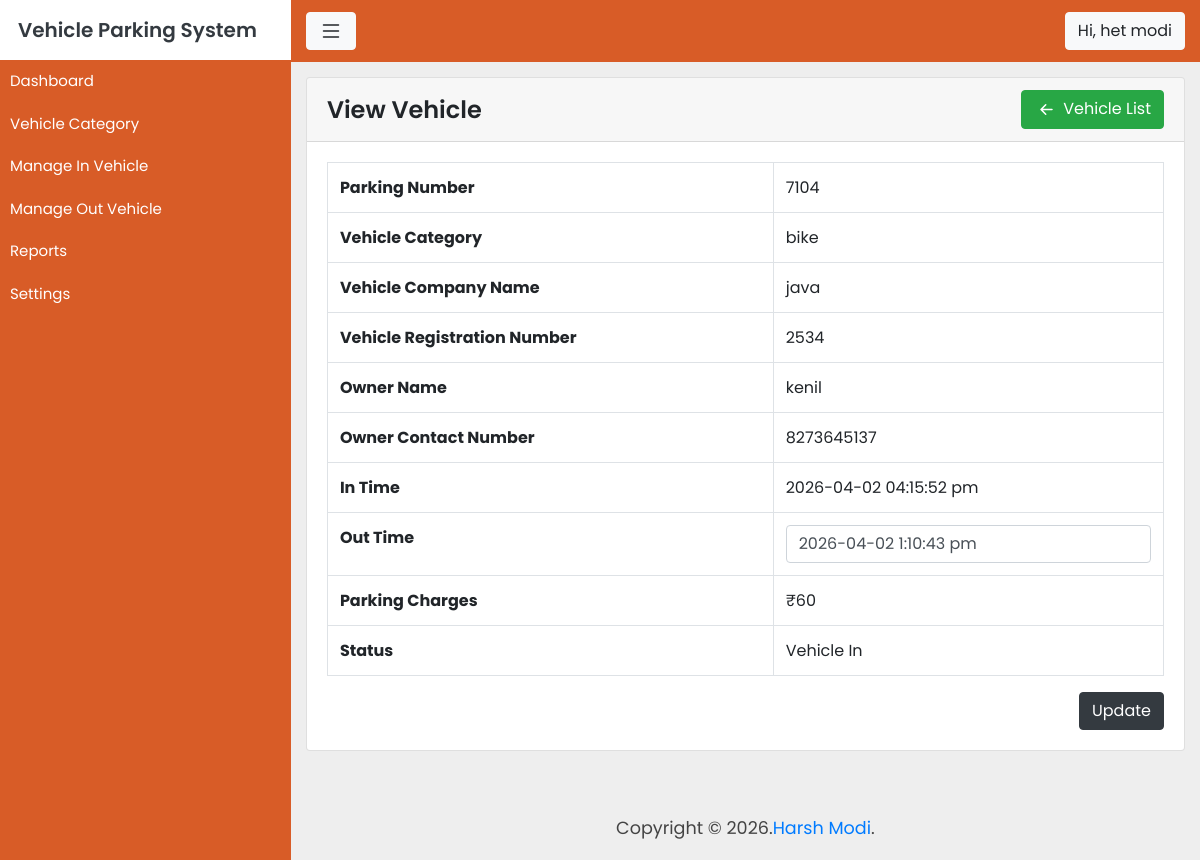
The page /view-vehicle.php?veid=33 (signed in) on the database its author committed.
### tables this page shows
CREATE TABLE `vehicle` (
  `id` int(11) NOT NULL,
  `parking_number` int(11) NOT NULL,
  `vehicle_cat` int(11) NOT NULL,
  `vehicle_company` varchar(255) NOT NULL,
  `reg_number` varchar(255) NOT NULL,
  `owner_name` varchar(255) NOT NULL,
  `owner_contact` varchar(255) NOT NULL,
  `vehicle_intime` datetime NOT NULL,
  `vehicle_outtime` datetime DEFAULT NULL,
  `parking_charges` int(11) DEFAULT NULL,
  `remark` varchar(255) DEFAULT NULL,
  `vehicle_status` int(11) NOT NULL
);

CREATE TABLE `vehicle_category` (
  `id` int(11) NOT NULL,
  `category_name` varchar(255) NOT NULL,
  `parking_charge` int(11) NOT NULL,
  `category_status` int(11) NOT NULL
);

### php_files/database.php (called while the page is built, shortened)
<?php
class Database {
    private $host = "localhost";
    private $user = "root";
    private $pass = "";
    private $db = "install";
    private $result = [];
    public $conn;
    public function __construct() {
        $this->conn = mysqli_connect($this->host, $this->user, $this->pass, $this->db);
    }
    public function select($query) {
        $query_run = mysqli_query($this->conn, $query);
        if ($query_run) {
            while ($row = mysqli_fetch_assoc($query_run)) {
                $this->result[] = $row;
            }
        }
        return $this;
    }
    public function getResult() {
        return $this->result;
    }
}

### view-vehicle.php (the view, shortened to what this page needs)
<?php
include "header.php";
?>
<div class="container">
    <div class="admin-content">
        <div class="card mb-4">
            <div class="card-header">
                <h2 class="d-inline">View Vehicle</h2>
                <a href="vehicle.php" class="btn btn-success float-right">
                    <svg xmlns="http://www.w3.org/2000/svg" width="25" height="25" fill="currentColor"
                        class="bi bi-arrow-left-short" viewBox="0 0 16 16">
                        <path fill-rule="evenodd"
                            d="M12 8a.5.5 0 0 1-.5.5H5.707l2.147 2.146a.5.5 0 0 1-.708.708l-3-3a.5.5 0 0 1 0-.708l3-3a.5.5 0 1 1 .708.708L5.707 7.5H11.5a.5.5 0 0 1 .5.5z" />
                    </svg>
                    Vehicle List
                </a>
            </div>
            <div class="card-body position-relative">
                <?php
                $vehicle_id = isset($_GET['veid']) ? (int)$_GET['veid'] : 0;
                $db = new Database();
                $db->select("SELECT * FROM vehicle WHERE id=$vehicle_id");
                $result = $db->getResult();
                if(count($result) > 0){
                $row = $result[0];
            ?>
                <table class="table table-bordered">
                    <tr>
                        <th>Parking Number</th>
                        <td><?php echo $row['parking_number']; ?></td>
                    </tr>
                    <tr>
                        <th>Vehicle Category</th>
                        <td>
                            <?php
                                $db->select("SELECT * FROM vehicle_category WHERE id=".$row['vehicle_cat']);
                                $result1 = $db->getResult();
                                $vehicle_cat = (int)$row['vehicle_cat'];
                                if(!empty($result1)){
                                    foreach($result1 as $row1){
                                        if($row1['id'] == $vehicle_cat){
                                ?>
                            <?php echo $row1['category_name']; ?>
                            <?php
                                    }
                                }
                            }
                            ?>
                        </td>
                    </tr>
                    <tr>
                        <th>Vehicle Company Name</th>
                        <td><?php echo $row['vehicle_company']; ?></td>
                    </tr>
                    <tr>
                        <th>Vehicle Registration Number</th>
                        <td><?php echo $row['reg_number']; ?></td>
                    </tr>
                    <tr>
                        <th>Owner Name</th>
                        <td><?php echo $row['owner_name']; ?></td>
                    </tr>
                    <tr>
                        <th>Owner Contact Number</th>
                        <td><?php echo $row['owner_contact']; ?></td>
                    </tr>
                    <tr>
                        <th>In Time</th>
                        <td>
                            <?php
                          $in_time = $row['vehicle_intime'];
                          echo date('Y-m-d h:i:s a', strtotime($in_time));
                        ?>
                        </td>
                    </tr>
                    <tr>
                        <th>Out Time</th>
                        <td>
                            <div id="clock" class="form-control out_time"></div>
                        </td>
                    </tr>
                    <tr>
                        <th>Parking Charges</th>
                        <td>
                            <div id="parking_charge"></div>
                        </td>
                    </tr>
                    <tr>
                        <th>Status</th>
                        <td>
                            <?php
                            if($row['vehicle_status'] == '0'){ ?>
                            Vehicle In
                            <?php }else{ ?>
                            Vehicle Out
                            <?php } ?>
                        </td>
                    </tr>
                </table>
                <?php
                    } else {
                        echo "<div class='alert alert-danger'>Vehicle not found!</div>";
                    }
                 ?>
                <button type="button" id="loaddata" class="btn btn-dark float-right" data-toggle="modal"
                    data-target="#exampleModalCenter">
                    Update
                </button>
            </div>
        </div>
    </div>
</div>
<?php include "footer.php" ?>

### assets/css/style.css (style rules this page uses)
body { font-family: 'Poppins', sans-serif; background: #eee; }
a, a:hover, a:focus { text-decoration: none; transition: all 0.3s; }
.admin-content { padding-top: 15px; padding-bottom: 15px; }
.card-header h2 { font-size: 24px; font-weight: 600; line-height: 39px; }

### rows shown on the page
vehicle: parking_number "7104", vehicle_company "java", reg_number "2534", owner_name "kenil", owner_contact "8273645137", vehicle_intime "2026-04-02 04:15:52 pm"
vehicle_category: category_name "bike"

### other values the page prints
$site_name "Vehicle Parking System"
$_SESSION['admin_fullname'] "het modi"
